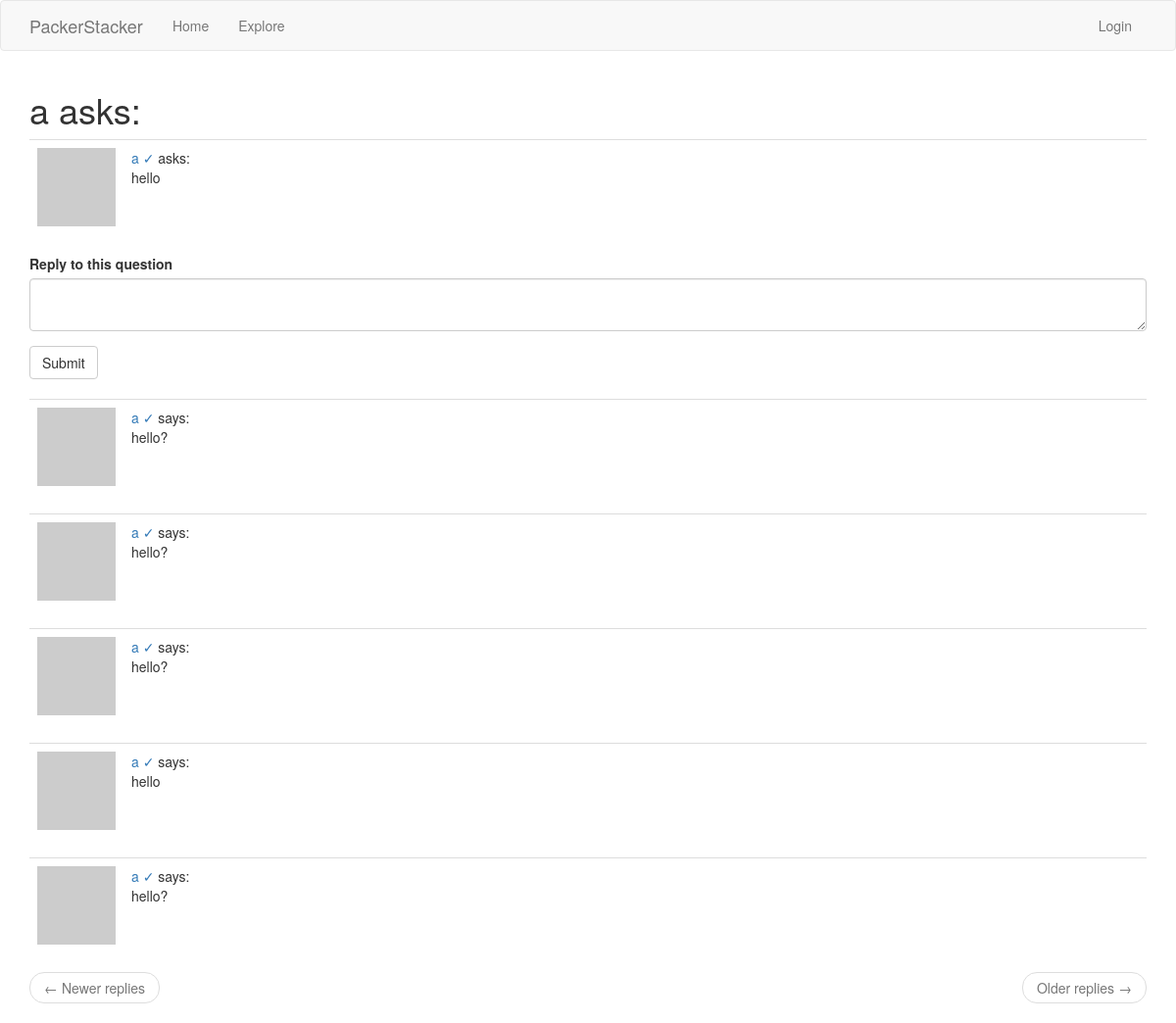
The app's page /q/2, older data.
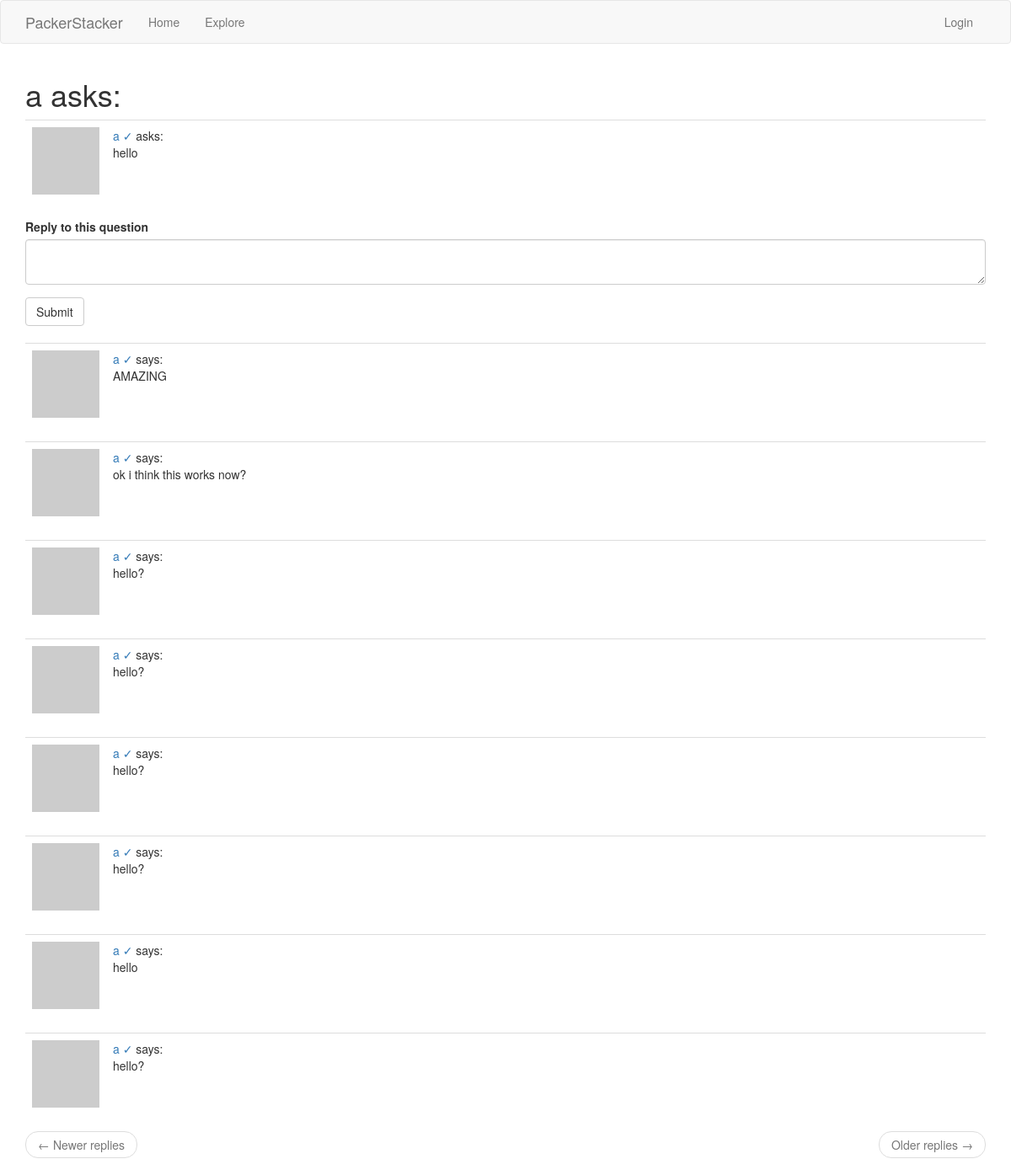
The same page, newer data.
### app/models.py (models this page shows, shortened)
class User(UserMixin, db.Model):
    id = db.Column(db.Integer, primary_key=True)
    username = db.Column(db.String(64), index=True, unique=True)
    email = db.Column(db.String(120), index=True, unique=True)
    password_hash = db.Column(db.String(128))
    questions = db.relationship('Question', backref='author', lazy='dynamic')
    replies = db.relationship('Reply', backref='author', lazy='dynamic')
    about_me = db.Column(db.String(140))
    last_seen = db.Column(db.DateTime, default=datetime.utcnow)
    type = db.Column(db.Boolean())
    def avatar(self, size):
        digest = md5(self.email.lower().encode('utf-8')).hexdigest()
        return 'https://www.gravatar.com/avatar/{}?d=identicon&s={}'.format(digest, size)
    followed = db.relationship(
        'User', secondary=followers,
        primaryjoin=(followers.c.follower_id == id),
        secondaryjoin=(followers.c.followed_id == id),
        backref=db.backref('followers', lazy='dynamic'), lazy='dynamic')

class Question(db.Model):
    id = db.Column(db.Integer, primary_key=True)
    body = db.Column(db.String(1000))
    timestamp = db.Column(db.DateTime, index=True, default=datetime.utcnow)
    user_id = db.Column(db.Integer, db.ForeignKey('user.id'))
    replies = db.relationship('Reply', backref='op', lazy='dynamic')
    def q_replies(self):
        replies = Reply.query.filter_by(post_id=self.id)
        return replies.order_by(Reply.timestamp.desc())

class Reply(db.Model):
    id = db.Column(db.Integer, primary_key=True)
    body = db.Column(db.String(1000))
    timestamp = db.Column(db.DateTime, index=True, default=datetime.utcnow)
    user_id = db.Column(db.Integer, db.ForeignKey('user.id'))
    post_id = db.Column(db.Integer, db.ForeignKey('question.id'))

### app/routes.py (the view)
@app.route('/q/<id>', methods=['GET', 'POST'])
def question_page(id):
    question = Question.query.filter_by(id=id).first_or_404()
    page = request.args.get('page', 1, type=int)
    form = ReplyForm()
    if form.validate_on_submit():
        reply = Reply(body=form.reply.data, author=current_user, op=question)
        db.session.add(reply)
        db.session.commit()
        flash('Thanks for answering!')
        return redirect(url_for('question_page', id=id))
    page = request.args.get('page', 1, type=int)
    replies = question.q_replies().paginate(
        page=page, per_page=app.config['QUESTIONS_PER_PAGE'], error_out=False)
    next_url = url_for('q/<id>', page=replies.next_num) \
        if replies.has_next else None
    prev_url = url_for('q/<id>', page=replies.prev_num) \
        if replies.has_prev else None
    return render_template("question_page.html", title='Question', form=form, question=question,
        replies=replies.items, next_url=next_url, prev_url=prev_url)

### app/forms.py
class ReplyForm(FlaskForm):
    reply = TextAreaField('Reply to this question', validators=[
        DataRequired(), Length(min=1, max=1000)])
    submit = SubmitField('Submit')

### app/routes.py (called while the page is built)
@app.before_request
def before_request():
    if current_user.is_authenticated:
        current_user.last_seen = datetime.utcnow()
        db.session.commit()

### app/templates/question_page.html
{% extends "base.html" %}
{% import 'bootstrap/wtf.html' as wtf %}
{% block app_content %}
  <table>
    <h1>{{ question.author.username }} asks: </h1>
        {% include '_question_view.html' %}
  </table>
  {% if form %}
  {{ wtf.quick_form(form) }}
  <br>
  {% endif %}
  {% for reply in replies %}
      {% include '_reply.html' %}
  {% endfor %}
  <nav aria-label="...">
      <ul class="pager">
          <li class="previous{% if not prev_url %} disabled{% endif %}">
              <a href="{{ prev_url or '#' }}">
                  <span aria-hidden="true">&larr;</span> Newer replies
              </a>
          </li>
          <li class="next{% if not next_url %} disabled{% endif %}">
              <a href="{{ next_url or '#' }}">
                  Older replies <span aria-hidden="true">&rarr;</span>
              </a>
          </li>
      </ul>
  </nav>
{% endblock %}

### app/templates/base.html (shortened to what this page needs)
{% extends 'bootstrap/base.html' %}
{% block navbar %}
    <nav class="navbar navbar-default">
      <div class="container">
                <div class="navbar-header">
                    <a class="navbar-brand" href="{{ url_for('index') }}">PackerStacker</a>
                </div>
                <div class="collapse navbar-collapse" id="bs-example-navbar-collapse-1">
                    <ul class="nav navbar-nav">
                        <li><a href="{{ url_for('index') }}">Home</a></li>
                        <li><a href="{{ url_for('explore') }}">Explore</a></li>
                    </ul>
                    <ul class="nav navbar-nav navbar-right">
                        {% if current_user.is_anonymous %}
                        <li><a href="{{ url_for('login') }}">Login</a></li>
                        {% else %}
                        <li><a href="{{ url_for('user', username=current_user.username) }}">Profile</a></li>
                        <li><a href="{{ url_for('logout') }}">Logout</a></li>
                        {% endif %}
                    </ul>
                </div>
            </div>
        </nav>
{% endblock %}
{% block content %}
    <div class="container">
        {% block app_content %}{% endblock %}
    </div>
{% endblock %}

### app/templates/_question_view.html
<table class="table table-hover">
        <tr>
            <td width="70px">
                    <a><img src="{{ question.author.avatar(70) }}" />
            </td>
            <td>
                <a href="{{ url_for('user', username=question.author.username) }}">
                    {{ question.author.username }} {%if question.author.type %} &#x2713; {%endif%}
                </a>
                asks:
                <br>
                {{ question.body }}
            </td>
        </tr>
    </table>

### app/templates/_reply.html
<table class="table table-hover">
        <tr>
            <td width="70px">
                    <a><img src="{{ reply.author.avatar(70) }}" />
            </td>
            <td>
                <a href="{{ url_for('user', username=reply.author.username) }}">
                    {{ reply.author.username }} {%if reply.author.type %} &#x2713; {%endif%}
                </a>
                says:
                <br>
                {{ reply.body }}
            </td>
        </tr>
    </table>

Row changes from the older to the newer data that the page shows:
added Reply: author.username "a", body "AMAZING"
added Reply: author.username "a", body "ok i think this works now?"
added Reply: author.username "a", body "hello?"
